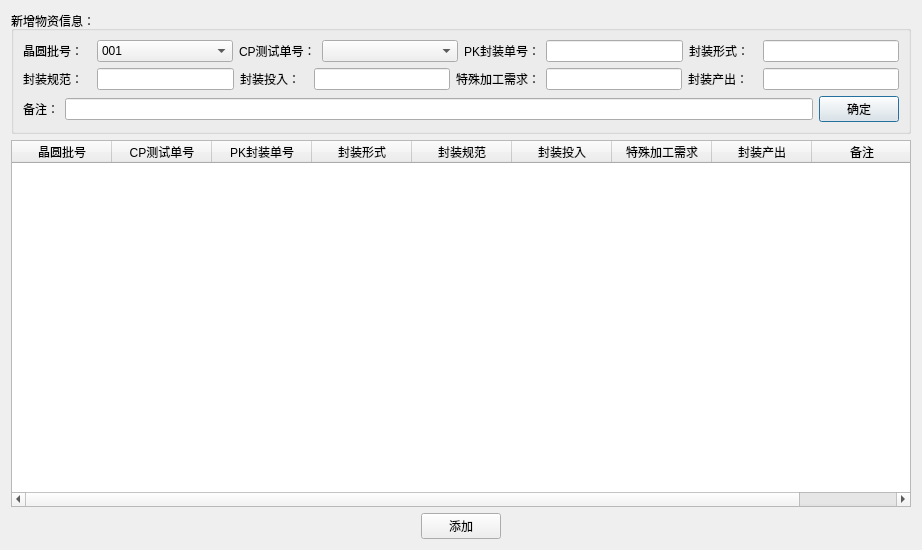
<?xml version="1.0" encoding="UTF-8"?>
<ui version="4.0">
 <class>add_PK_Dialog</class>
 <widget class="QDialog" name="add_PK_Dialog">
  <property name="geometry">
   <rect>
    <x>0</x>
    <y>0</y>
    <width>922</width>
    <height>550</height>
   </rect>
  </property>
  <property name="windowTitle">
   <string>新增封装订单</string>
  </property>
  <layout class="QGridLayout" name="gridLayout_2">
   <item row="0" column="0">
    <widget class="QGroupBox" name="groupBox">
     <property name="title">
      <string>新增物资信息：</string>
     </property>
     <layout class="QGridLayout" name="gridLayout">
      <item row="0" column="0">
       <layout class="QHBoxLayout" name="horizontalLayout" stretch="1,2,1,2,1,2,1,2">
        <item>
         <widget class="QLabel" name="label">
          <property name="text">
           <string>晶圆批号：</string>
          </property>
          <property name="scaledContents">
           <bool>true</bool>
          </property>
         </widget>
        </item>
        <item>
         <widget class="QComboBox" name="waferNum_comboBox">
          <item>
           <property name="text">
            <string>001</string>
           </property>
          </item>
          <item>
           <property name="text">
            <string>002</string>
           </property>
          </item>
         </widget>
        </item>
        <item>
         <widget class="QLabel" name="label_3">
          <property name="text">
           <string>CP测试单号：</string>
          </property>
          <property name="scaledContents">
           <bool>true</bool>
          </property>
         </widget>
        </item>
        <item>
         <widget class="QComboBox" name="cpTestNum_comboBox"/>
        </item>
        <item>
         <widget class="QLabel" name="label_5">
          <property name="text">
           <string>PK封装单号：</string>
          </property>
          <property name="scaledContents">
           <bool>true</bool>
          </property>
         </widget>
        </item>
        <item>
         <widget class="QLineEdit" name="package_lineEdit"/>
        </item>
        <item>
         <widget class="QLabel" name="label_10">
          <property name="text">
           <string>封装形式：</string>
          </property>
          <property name="scaledContents">
           <bool>true</bool>
          </property>
         </widget>
        </item>
        <item>
         <widget class="QLineEdit" name="packageType_lineEdit"/>
        </item>
       </layout>
      </item>
      <item row="1" column="0">
       <layout class="QHBoxLayout" name="horizontalLayout_3" stretch="1,2,1,2,1,2,1,2">
        <item>
         <widget class="QLabel" name="label_4">
          <property name="text">
           <string>封装规范：</string>
          </property>
          <property name="scaledContents">
           <bool>true</bool>
          </property>
         </widget>
        </item>
        <item>
         <widget class="QLineEdit" name="packageSpecification_lineEdit"/>
        </item>
        <item>
         <widget class="QLabel" name="label_6">
          <property name="text">
           <string>封装投入：</string>
          </property>
          <property name="scaledContents">
           <bool>true</bool>
          </property>
         </widget>
        </item>
        <item>
         <widget class="QLineEdit" name="packageInvestment_lineEdit"/>
        </item>
        <item>
         <widget class="QLabel" name="label_8">
          <property name="text">
           <string>特殊加工需求：</string>
          </property>
          <property name="scaledContents">
           <bool>true</bool>
          </property>
         </widget>
        </item>
        <item>
         <widget class="QLineEdit" name="process_demand_lineEdit"/>
        </item>
        <item>
         <widget class="QLabel" name="label_7">
          <property name="text">
           <string>封装产出：</string>
          </property>
          <property name="scaledContents">
           <bool>true</bool>
          </property>
         </widget>
        </item>
        <item>
         <widget class="QLineEdit" name="package_output_lineEdit"/>
        </item>
       </layout>
      </item>
      <item row="2" column="0">
       <layout class="QHBoxLayout" name="horizontalLayout_4">
        <item>
         <widget class="QLabel" name="label_9">
          <property name="text">
           <string>备注：</string>
          </property>
         </widget>
        </item>
        <item>
         <widget class="QLineEdit" name="note_lineEdit"/>
        </item>
        <item>
         <widget class="QPushButton" name="ok_pushButton">
          <property name="text">
           <string>确定</string>
          </property>
          <property name="icon">
           <iconset>
            <normaloff>image/update.png</normaloff>image/update.png</iconset>
          </property>
         </widget>
        </item>
       </layout>
      </item>
     </layout>
    </widget>
   </item>
   <item row="1" column="0">
    <widget class="QTableWidget" name="tableWidget">
     <column>
      <property name="text">
       <string>晶圆批号</string>
      </property>
     </column>
     <column>
      <property name="text">
       <string>CP测试单号</string>
      </property>
     </column>
     <column>
      <property name="text">
       <string>PK封装单号</string>
      </property>
     </column>
     <column>
      <property name="text">
       <string>封装形式</string>
      </property>
     </column>
     <column>
      <property name="text">
       <string>封装规范</string>
      </property>
     </column>
     <column>
      <property name="text">
       <string>封装投入</string>
      </property>
     </column>
     <column>
      <property name="text">
       <string>特殊加工需求</string>
      </property>
     </column>
     <column>
      <property name="text">
       <string>封装产出</string>
      </property>
     </column>
     <column>
      <property name="text">
       <string>备注</string>
      </property>
     </column>
    </widget>
   </item>
   <item row="2" column="0">
    <layout class="QHBoxLayout" name="horizontalLayout_2">
     <item>
      <spacer name="horizontalSpacer">
       <property name="orientation">
        <enum>Qt::Horizontal</enum>
       </property>
       <property name="sizeHint" stdset="0">
        <size>
         <width>40</width>
         <height>20</height>
        </size>
       </property>
      </spacer>
     </item>
     <item>
      <widget class="QPushButton" name="addPK_pushButton">
       <property name="text">
        <string>添加</string>
       </property>
       <property name="icon">
        <iconset>
         <normaloff>image/move.png</normaloff>image/move.png</iconset>
       </property>
      </widget>
     </item>
     <item>
      <spacer name="horizontalSpacer_2">
       <property name="orientation">
        <enum>Qt::Horizontal</enum>
       </property>
       <property name="sizeHint" stdset="0">
        <size>
         <width>40</width>
         <height>20</height>
        </size>
       </property>
      </spacer>
     </item>
    </layout>
   </item>
  </layout>
 </widget>
 <resources/>
 <connections/>
</ui>
